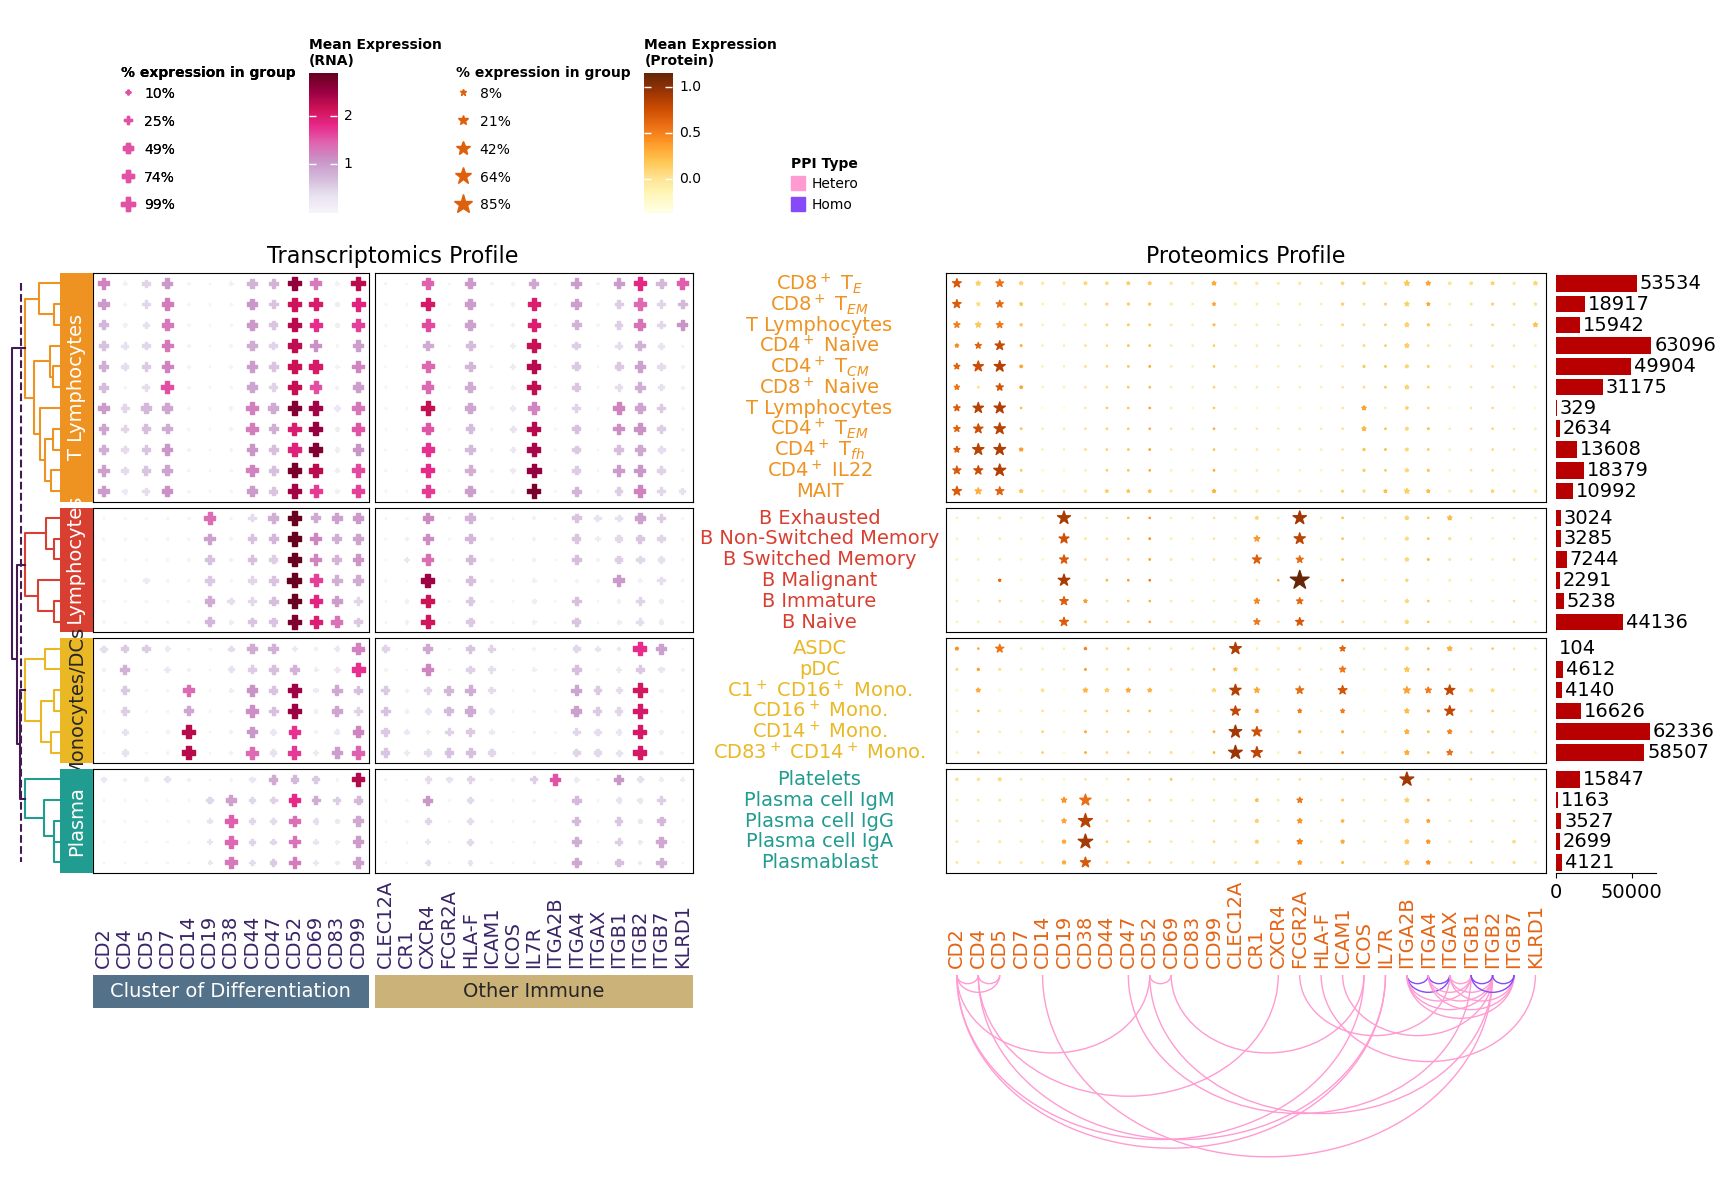

Recreate this plot in Python.
import matplotlib as mpl
from matplotlib.ticker import FuncFormatter


import marsilea as ma

dataset = ma.load_data("sc_multiomics")
# print(dataset["protein_exp_matrix"]) #颜色矩阵都是数字
# ticker 文字格式设置
fmt = FuncFormatter(lambda x, _: f"{x:.0%}")

# 谱系分类
#lineage = ["B Cells", "T Cells", "Mono/DC", "Plasma"]
lineage = ["B Lymphocytes","T Lymphocytes", "Monocytes/DCs", "Plasma"]
lineage_colors = ["#D83F31", "#EE9322", "#E9B824", "#219C90"]

# 分类信息 lineage 与颜色进行字典绑定
m = dict(zip(lineage, lineage_colors))
# 聚类矩阵
cluster_data = dataset["gene_exp_matrix"]
# 互作信息
interaction = dataset["interaction"]
# 谱系细胞
lineage_cells = dataset["lineage_cells"]
# print(dataset)
# print(set(lineage_cells))
'''
("B Lymphocytes","T Lymphocytes", "Monocytes/DCs", "Plasma")
'''
marker_names = dataset["marker_names"]
#print(marker_names)
'''
['CD2' 'CD4' 'CD5' 'CD7' 'CD14' 'CD19' 'CD38' 'CD44' 'CD47' 'CD52' 'CD69'
 'CD83' 'CD99' 'CLEC12A' 'CR1' 'CXCR4' 'FCGR2A' 'HLA-F' 'ICAM1' 'ICOS'
 'IL7R' 'ITGA2B' 'ITGA4' 'ITGAX' 'ITGB1' 'ITGB2' 'ITGB7' 'KLRD1']
'''
# 细胞计数
cells_count = dataset["cells_count"]
# 展示细胞
display_cells = dataset["display_cells"]
#print(display_cells)
'''
['ASDC' 'B Exhausted' 'B Immature' 'B Malignant' 'B Naive'
 'B Non-Switched Memory' 'B Switched Memory' 'C1$^+$ CD16$^+$ Mono.'
 'CD4$^+$ T$_{CM}$' 'CD4$^+$ T$_{EM}$' 'CD4$^+$ IL22' 'CD4$^+$ Naive'
 'CD4$^+$ T$_{fh}$' 'CD8$^+$ T$_{EM}$' 'CD8$^+$ Naive' 'CD8$^+$ T$_{E}$'
 'CD14$^+$ Mono.' 'CD16$^+$ Mono.' 'CD83$^+$ CD14$^+$ Mono.' 'MAIT'
 'Plasma cell IgA' 'Plasma cell IgG' 'Plasma cell IgM' 'Plasmablast'
 'Platelets' 'T Lymphocytes' 'T Lymphocytes' 'pDC']
'''

# matplotlib 设置文字大小
with mpl.rc_context({"font.size": 14}):
    # 热图 Sized Heatmap
    # Mesh for sized elements
    # 填充为mark,mark大小控制的热图
    # 基因热图
    gene_profile = ma.SizedHeatmap(
        dataset["gene_pct_matrix"],  # Control the radius of circles, must be numeric 控制mark圆半径,必须为数字
        color=dataset["gene_exp_matrix"], # 对应的颜色矩阵
        height=6,
        width=6,
        cluster_data=cluster_data,
        marker="P",  # mark
        cmap="PuRd", # 过渡颜色
        sizes=(1, 100), # 文件大小
        color_legend_kws={"title": "Mean Expression\n(RNA)"}, # 图例标题
        size_legend_kws={
            "colors": "#e252a4",
            "fmt": fmt, # 图例文字格式 fmt = FuncFormatter(lambda x, _: f"{x:.0%}")
            "title": "% expression in group", # 图例标题
        },
    )
    # 根据 lineage 排除拆分为多组
    #gene_profile.hsplit(labels=lineage_cells, order=lineage)
    gene_profile.group_rows(group=lineage_cells, order=lineage) 
    #先分割group_rows/hsplit组别,然后添加Chunk,分类标签(条形颜色)
    gene_profile.add_left(ma.plotter.Chunk(lineage, lineage_colors, padding=10))
    # 添加聚类
    gene_profile.add_dendrogram(
        "left",
        # scipy.cluster.hierarchy.linkage : method
        # method :single/complete/average/weighted/centroid/median/ward
        # single # Nearest Point Algorithm
        # complete # Farthest Point Algorithm or Voor Hees Algorithm
        # average # UPGMA algorithm
        # weighted # WPGMA
        # centroid # UPGMC algorithm
        # median # WPGMC algorithm
        # ward # Ward variance minimization algorithm. 
        method="ward",  
        colors=lineage_colors, # 指定聚类线条颜色
        meta_color="#451952", # 似乎这里没用
        linewidth=1.5,  # 线宽
    )
    # 底部添加文字标签
    gene_profile.add_bottom(
        ma.plotter.Labels(marker_names, color="#392467", align="bottom", padding=10)
    )

    # 按列剪切主画布
    #Cut the main canvas by columns
    #cut_cols(cut, spacing=0.01) 
    # cut # 用于指定剪切画布的位置的数据索引
    # spacing # 每次切割之间的间距，默认为 0.01
    # 切割为两份,方便后面add_bottom添加分组文字
    gene_profile.cut_cols([13])

    # 底部添加对组的 Mark groups
    # This is useful to mark each groups after you split the plot, the order of the chunks will align with cluster order.
    # 分割列排序将会对齐
    gene_profile.add_bottom(
        ma.plotter.Chunk(
            ["Cluster of Differentiation", "Other Immune"],
            ["#537188", "#CBB279"],
            padding=10,
        )
    )
    # 右侧添加文字标签
    gene_profile.add_right(
        ma.plotter.Labels(
            display_cells,
            text_props={"color": [m[c] for c in lineage_cells]},
            align="center",
            padding=10,
        )
    )
    # 添加标题
    gene_profile.add_title("Transcriptomics Profile", fontsize=16)

    # 蛋白热图
    protein_profile = ma.SizedHeatmap(
        dataset["protein_pct_matrix"], # Control the radius of circles, must be numeric 控制mark圆半径,必须为数字
        color=dataset["protein_exp_matrix"], # 对应的颜色矩阵
        cluster_data=cluster_data,
        marker="*",
        cmap="YlOrBr",
        height=6,
        width=6,
        color_legend_kws={"title": "Mean Expression\n(Protein)"}, # 单独对应颜色
        size_legend_kws={   # 单独对应大小的图注
            "colors": "#de600c",
            "fmt": fmt,
            "title": "% expression in group",
        },
    )
    # 分组
    #protein_profile.hsplit(labels=lineage_cells, order=lineage)
    protein_profile.group_rows(group=lineage_cells, order=lineage) 
    # 底部添加标签
    protein_profile.add_bottom(
        ma.plotter.Labels(marker_names, color="#E36414", align="bottom", padding=10)
    )
    # 左侧添加聚类,方法与gene_profile 一致，但是不显示聚类线条
    protein_profile.add_dendrogram("left", method="ward", show=False)

    # 基于互作打分在底部添加连线
    score = interaction["STRING Score"]
    '''interaction dataframe
            N1      N2  STRING Score    Type
    0     CD14  FCGR3A         0.430  Hetero
    1     CD14   ITGB2         0.736  Hetero
    2      CD2     CD4         0.403  Hetero
    3      CD2    IL7R         0.530  Hetero
    '''
    print(interaction[["N1", "N2"]].values)
    protein_profile.add_bottom(
        ma.plotter.Arc(
            marker_names, # 连线名字的列表
            interaction[["N1", "N2"]].values, # 名字之间的列表如[['CD14' 'FCGR3A'] ['CD14' 'ITGB2'] ['CD2' 'CD4']]
            # weights=score,
            colors=interaction["Type"].map({"Homo": "#864AF9", "Hetero": "#FF9BD2"}),
            labels=interaction["Type"], # type 标签
            width=1,
            legend_kws={"title": "PPI Type"}, # 图注标题
        ),
        size=2,
    )
    # 右侧添加数字柱状图
    # Show numbers in bar plot
    protein_profile.add_right(ma.plotter.Numbers(cells_count, color="#B80000"), pad=0.1)
    # 热图标题
    protein_profile.add_title("Proteomics Profile", fontsize=16)
    # 两张热图 排版合并
    comb = gene_profile + protein_profile
    # 图注添加在top
    comb.add_legends("top", stack_size=1, stack_by="column", align_stacks="top")
    # 最终渲染
    comb.render()
    # 保存图片
    comb.save("MultiOmics.png")
